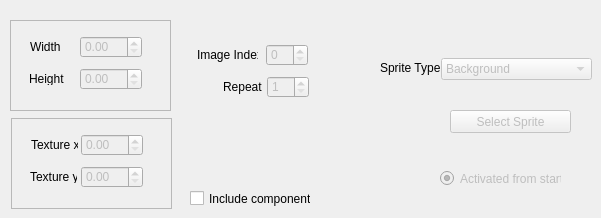
   <widget class="QWidget" name="tab_8">
    <attribute name="title">
     <string>Sprite</string>
    </attribute>
    <widget class="QDoubleSpinBox" name="doubleSpinBox_40">
     <property name="enabled">
      <bool>false</bool>
     </property>
     <property name="geometry">
      <rect>
       <x>80</x>
       <y>68</y>
       <width>62</width>
       <height>22</height>
      </rect>
     </property>
     <property name="specialValueText">
      <string/>
     </property>
     <property name="showGroupSeparator" stdset="0">
      <bool>false</bool>
     </property>
     <property name="maximum">
      <double>300.000000000000000</double>
     </property>
    </widget>
    <widget class="QDoubleSpinBox" name="doubleSpinBox_41">
     <property name="enabled">
      <bool>false</bool>
     </property>
     <property name="geometry">
      <rect>
       <x>80</x>
       <y>36</y>
       <width>62</width>
       <height>22</height>
      </rect>
     </property>
     <property name="specialValueText">
      <string/>
     </property>
     <property name="showGroupSeparator" stdset="0">
      <bool>false</bool>
     </property>
     <property name="maximum">
      <double>300.000000000000000</double>
     </property>
    </widget>
    <widget class="QLabel" name="label_47">
     <property name="geometry">
      <rect>
       <x>29</x>
       <y>72</y>
       <width>47</width>
       <height>13</height>
      </rect>
     </property>
     <property name="text">
      <string>Height</string>
     </property>
    </widget>
    <widget class="QLabel" name="label_48">
     <property name="geometry">
      <rect>
       <x>30</x>
       <y>40</y>
       <width>47</width>
       <height>13</height>
      </rect>
     </property>
     <property name="text">
      <string>Width</string>
     </property>
    </widget>
    <widget class="QFrame" name="frame_16">
     <property name="geometry">
      <rect>
       <x>10</x>
       <y>20</y>
       <width>161</width>
       <height>91</height>
      </rect>
     </property>
     <property name="frameShape">
      <enum>QFrame::StyledPanel</enum>
     </property>
     <property name="frameShadow">
      <enum>QFrame::Raised</enum>
     </property>
    </widget>
    <widget class="QLabel" name="label_49">
     <property name="geometry">
      <rect>
       <x>197</x>
       <y>46</y>
       <width>61</width>
       <height>17</height>
      </rect>
     </property>
     <property name="text">
      <string>Image Index</string>
     </property>
    </widget>
    <widget class="QLabel" name="label_50">
     <property name="geometry">
      <rect>
       <x>223</x>
       <y>78</y>
       <width>61</width>
       <height>17</height>
      </rect>
     </property>
     <property name="text">
      <string>Repeat</string>
     </property>
    </widget>
    <widget class="QComboBox" name="comboBox_6">
     <property name="enabled">
      <bool>false</bool>
     </property>
     <property name="geometry">
      <rect>
       <x>441</x>
       <y>58</y>
       <width>151</width>
       <height>22</height>
      </rect>
     </property>
     <property name="contextMenuPolicy">
      <enum>Qt::DefaultContextMenu</enum>
     </property>
     <property name="insertPolicy">
      <enum>QComboBox::InsertAtTop</enum>
     </property>
     <property name="minimumContentsLength">
      <number>0</number>
     </property>
     <item>
      <property name="text">
       <string>Background</string>
      </property>
     </item>
     <item>
      <property name="text">
       <string>Main</string>
      </property>
     </item>
    </widget>
    <widget class="QLabel" name="label_51">
     <property name="geometry">
      <rect>
       <x>380</x>
       <y>60</y>
       <width>111</width>
       <height>16</height>
      </rect>
     </property>
     <property name="text">
      <string>Sprite Type</string>
     </property>
    </widget>
    <widget class="QCheckBox" name="checkBox_9">
     <property name="geometry">
      <rect>
       <x>190</x>
       <y>190</y>
       <width>121</width>
       <height>17</height>
      </rect>
     </property>
     <property name="text">
      <string>Include component</string>
     </property>
    </widget>
    <widget class="QSpinBox" name="spinBox_8">
     <property name="enabled">
      <bool>false</bool>
     </property>
     <property name="geometry">
      <rect>
       <x>266</x>
       <y>44</y>
       <width>42</width>
       <height>22</height>
      </rect>
     </property>
    </widget>
    <widget class="QSpinBox" name="spinBox_9">
     <property name="enabled">
      <bool>false</bool>
     </property>
     <property name="geometry">
      <rect>
       <x>267</x>
       <y>76</y>
       <width>42</width>
       <height>22</height>
      </rect>
     </property>
     <property name="minimum">
      <number>1</number>
     </property>
     <property name="maximum">
      <number>500</number>
     </property>
    </widget>
    <widget class="QPushButton" name="pushButton_4">
     <property name="enabled">
      <bool>false</bool>
     </property>
     <property name="geometry">
      <rect>
       <x>450</x>
       <y>110</y>
       <width>121</width>
       <height>23</height>
      </rect>
     </property>
     <property name="text">
      <string>Select Sprite</string>
     </property>
    </widget>
    <widget class="QRadioButton" name="radioButton_3">
     <property name="enabled">
      <bool>false</bool>
     </property>
     <property name="geometry">
      <rect>
       <x>440</x>
       <y>170</y>
       <width>121</width>
       <height>17</height>
      </rect>
     </property>
     <property name="text">
      <string>Activated from start</string>
     </property>
     <property name="checked">
      <bool>true</bool>
     </property>
    </widget>
    <widget class="QLabel" name="label_52">
     <property name="geometry">
      <rect>
       <x>31</x>
       <y>138</y>
       <width>47</width>
       <height>13</height>
      </rect>
     </property>
     <property name="text">
      <string>Texture x</string>
     </property>
    </widget>
    <widget class="QDoubleSpinBox" name="doubleSpinBox_42">
     <property name="enabled">
      <bool>false</bool>
     </property>
     <property name="geometry">
      <rect>
       <x>81</x>
       <y>166</y>
       <width>62</width>
       <height>22</height>
      </rect>
     </property>
     <property name="specialValueText">
      <string/>
     </property>
     <property name="showGroupSeparator" stdset="0">
      <bool>false</bool>
     </property>
     <property name="maximum">
      <double>9999.000000000000000</double>
     </property>
    </widget>
    <widget class="QDoubleSpinBox" name="doubleSpinBox_43">
     <property name="enabled">
      <bool>false</bool>
     </property>
     <property name="geometry">
      <rect>
       <x>81</x>
       <y>134</y>
       <width>62</width>
       <height>22</height>
      </rect>
     </property>
     <property name="specialValueText">
      <string/>
     </property>
     <property name="showGroupSeparator" stdset="0">
      <bool>false</bool>
     </property>
     <property name="maximum">
      <double>9999.000000000000000</double>
     </property>
    </widget>
    <widget class="QFrame" name="frame_17">
     <property name="geometry">
      <rect>
       <x>11</x>
       <y>118</y>
       <width>161</width>
       <height>91</height>
      </rect>
     </property>
     <property name="frameShape">
      <enum>QFrame::StyledPanel</enum>
     </property>
     <property name="frameShadow">
      <enum>QFrame::Raised</enum>
     </property>
    </widget>
    <widget class="QLabel" name="label_53">
     <property name="geometry">
      <rect>
       <x>30</x>
       <y>170</y>
       <width>47</width>
       <height>13</height>
      </rect>
     </property>
     <property name="text">
      <string>Texture y</string>
     </property>
    </widget>
    <zorder>frame_17</zorder>
    <zorder>frame_16</zorder>
    <zorder>doubleSpinBox_40</zorder>
    <zorder>doubleSpinBox_41</zorder>
    <zorder>label_47</zorder>
    <zorder>label_48</zorder>
    <zorder>label_49</zorder>
    <zorder>label_50</zorder>
    <zorder>comboBox_6</zorder>
    <zorder>label_51</zorder>
    <zorder>checkBox_9</zorder>
    <zorder>spinBox_8</zorder>
    <zorder>spinBox_9</zorder>
    <zorder>pushButton_4</zorder>
    <zorder>radioButton_3</zorder>
    <zorder>label_52</zorder>
    <zorder>doubleSpinBox_42</zorder>
    <zorder>doubleSpinBox_43</zorder>
    <zorder>label_53</zorder>
   </widget>
